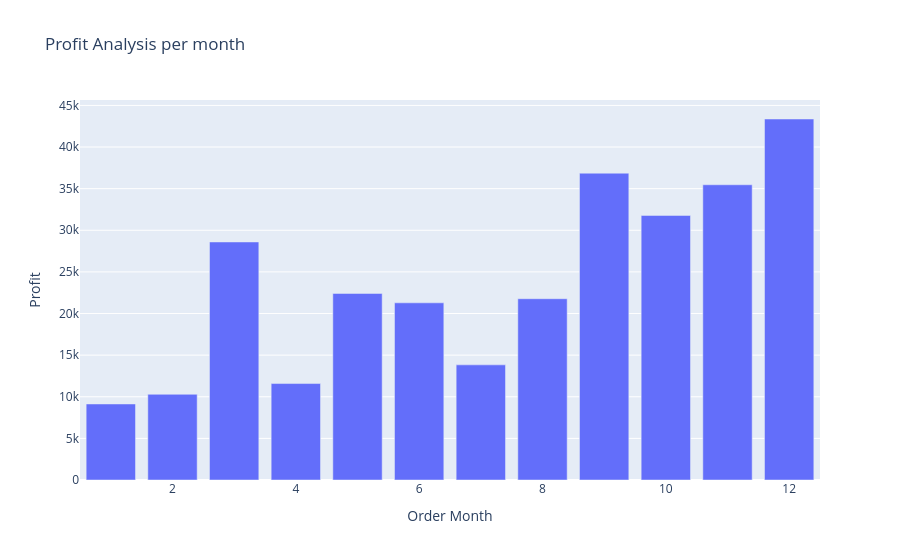

This figure's notebook cell:
### Code cell
fig=px.bar(monthly_profit,
           y='Profit',
           x='Order Month',
           title='Profit Analysis per month')
fig.show()

### Figure 1 — Plotly figure (JSON) as saved in the notebook; plotly's stock layout.template omitted (floating-point values rounded to 4 significant figures)
{"data": [{"alignmentgroup": "True", "hovertemplate": "Order Month=%{x}<br>Profit=%{y}<extra></extra>", "legendgroup": "", "marker": {"color": "#636efa", "pattern": {"shape": ""}}, "name": "", "offsetgroup": "", "orientation": "v", "showlegend": false, "textposition": "auto", "type": "bar", "x": [1, 2, 3, 4, 5, 6, 7, 8, 9, 10, 11, 12], "xaxis": "x", "y": [9134.0, 10290.0, 28590.0, 11590.0, 22410.0, 21290.0, 13830.0, 21780.0, 36860.0, 31780.0, 35470.0, 43370.0], "yaxis": "y"}], "layout": {"barmode": "relative", "legend": {"tracegroupgap": 0}, "title": {"text": "Profit Analysis per month"}, "xaxis": {"anchor": "y", "domain": [0, 1], "title": {"text": "Order Month"}}, "yaxis": {"anchor": "x", "domain": [0, 1], "title": {"text": "Profit"}}}}
